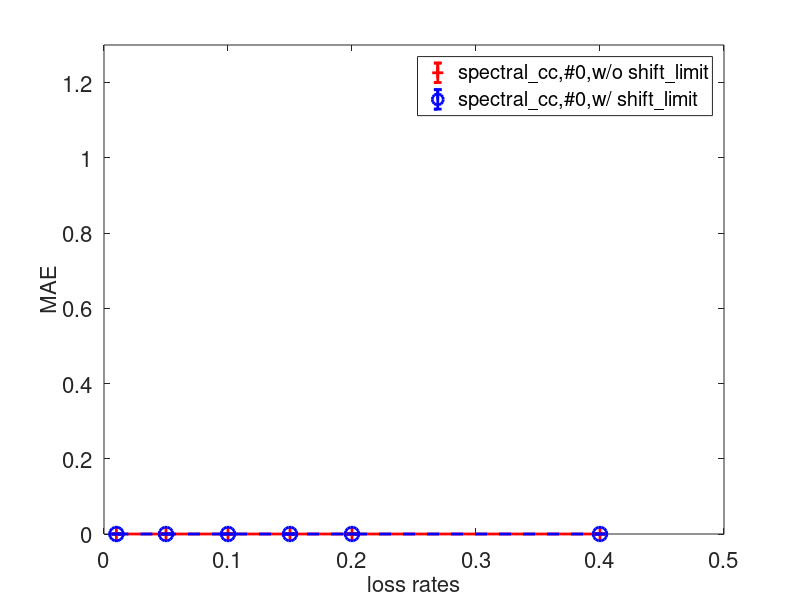
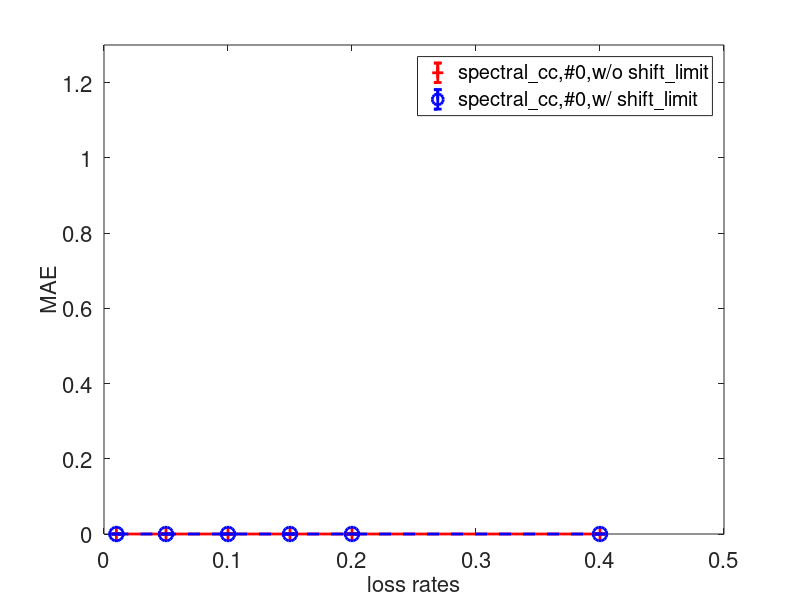
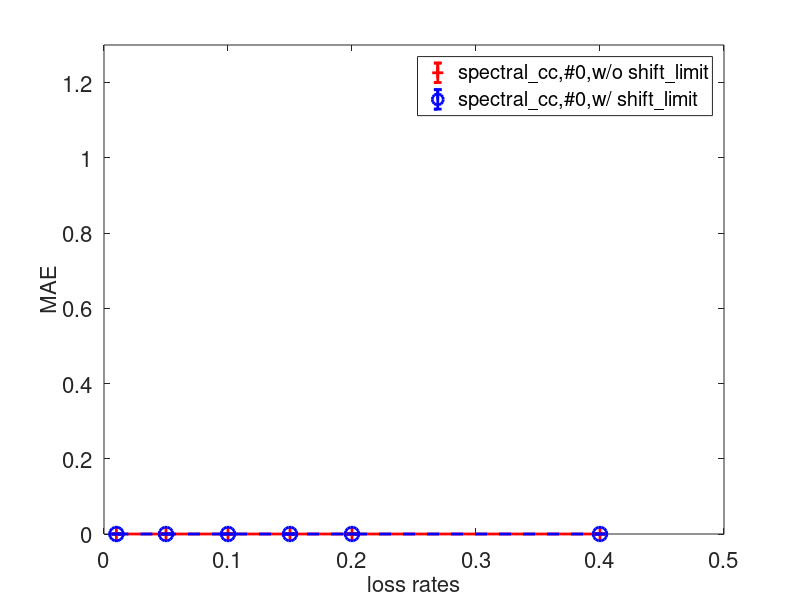
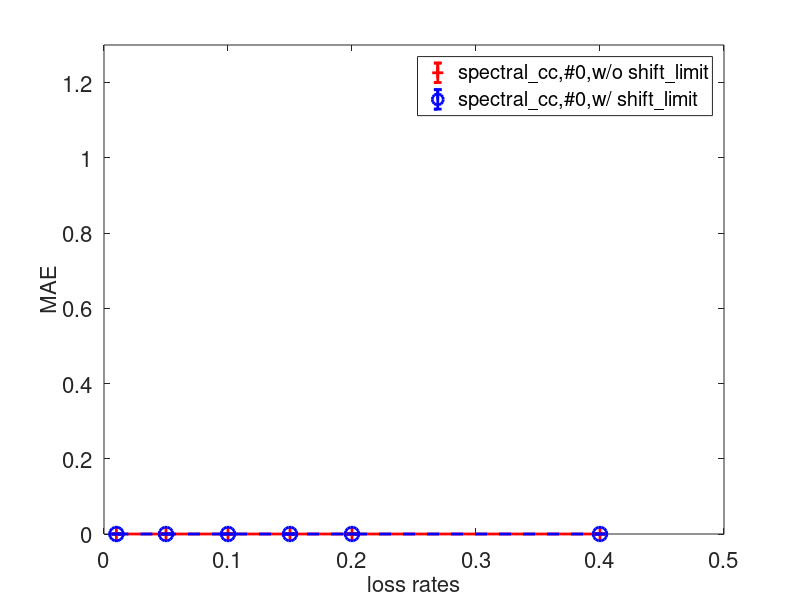

Write MATLAB code to recreate these figures, in order.
%% postcondor_warp: function description
function postcondor_missing()
    input_dir = '~/warp/condor_data/task_dtw/condor/do_missing_exp/';

    trace_names = {'abilene', 'geant', 'wifi', '3g', '1ch-csi', 'cister', 'cu', 'multi-ch-csi', 'ucsb', 'umich', 'p300', '4sq', 'blink'};

    % warp_methods = {'na' 'dtw', 'shift', 'stretch'};
    warp_methods = {'shift_limit'};
    warp_opt = 'num_seg=1';

    % cluster_methods = {'kmeans'};
    % num_clusters = [1];
    cluster_methods = {'spectral_cc'};
    num_clusters = [0];
    
    rank_seg = 1;
    rank_percnetile = 0.8;
    rank_cluster_method = 1;
    rank_opt = ['percentile=' num2str(rank_percnetile) ',num_seg=' num2str(rank_seg) ',r_method=' num2str(rank_cluster_method)];

    elem_frac  = 1;
    loss_rates = [0.01 0.05 0.1 0.15 0.2 0.4];
    elem_mode  = 'elem';
    loss_mode  = 'ind';
    burst_size = 1;

    % init_esti_methods = {'na', 'lens'};
    init_esti_methods = {'na'};
    final_esti_methods = {'lens'};

    seeds = [1 2 3 4 5];


    %% plot bar: 
    %%   x axis: warp methods, group by estimation methods
    % arrange_bar_warp_group_by_esti(input_dir, './figs_missing/', trace_names, cluster_methods, num_clusters, warp_methods, warp_opt, rank_opt, elem_frac, loss_rates, elem_mode, loss_mode, burst_size, init_esti_methods, final_esti_methods, seeds, 'bar_warp_est');

    %% plot line: 
    %%   x axis: loss rates
    %%   lines: cluster method, w/ or w/o shift
    arrange_line_clust_warp(input_dir, './figs_missing/', trace_names, cluster_methods, num_clusters, warp_methods, warp_opt, rank_opt, elem_frac, loss_rates, elem_mode, loss_mode, burst_size, init_esti_methods, final_esti_methods, seeds, 'line_clust_warp');

end


%% get_trace_opt
function [trace_opt] = get_trace_opt(trace_name)
    if strcmp(trace_name, 'p300')
        trace_opt = 'subject=1,session=1,img_idx=0';
    elseif strcmp(trace_name, '4sq')
        trace_opt = 'num_loc=100,num_rep=1,loc_type=1';
    else
        trace_opt = 'na';
    end
end


%% get_results: function description
function [warp_mae_mean, warp_mae_std, orig_mae_mean, orig_mae_std] = get_results(basename, seeds)
    cnt = 0;
    for seed = seeds
        filename = [basename '.s' num2str(seed) '.txt'];
        if exist(filename) ~= 0
            cnt = cnt + 1;
            data = load(filename);

            ret(1, cnt) = data(1);  %% w/ warp
            ret(2, cnt) = data(2);  %% w/o warp
            % ret(3, cnt) = data(3);  %% w/o warp 2
        end
    end %% end seed

    if cnt > 0
        warp_mae_mean  = mean(ret(1,:));
        warp_mae_std   = std(ret(1,:));
        orig_mae_mean  = mean(ret(2,:));
        orig_mae_std   = std(ret(2,:));
        % orig_mae_mean2 = mean(ret(3,:));
        % orig_mae_std2  = std(ret(3,:));
    else
        warp_mae_mean  = 0;
        warp_mae_std   = 0;
        orig_mae_mean  = 0;
        orig_mae_std   = 0;
        % orig_mae_mean2 = 0;
        % orig_mae_std2  = 0;
    end
end



%% ------------------------------------------
%% plot line: 
%%   x axis: loss rates
%%   lines: cluster method, w/ or w/o shift
function arrange_line_clust_warp(input_dir, output_dir, trace_names, cluster_methods, num_clusters, warp_methods, warp_opt, rank_opt, elem_frac, loss_rates, elem_mode, loss_mode, burst_size, init_esti_methods, final_esti_methods, seeds, fig_prefix)
    
    for trace_name = trace_names
        trace_name = char(trace_name);
        trace_opt = get_trace_opt(trace_name);

        for init_esti_method = init_esti_methods
            init_esti_method = char(init_esti_method);
            for final_esti_method = final_esti_methods
                final_esti_method = char(final_esti_method);

                figname = [output_dir fig_prefix '.' trace_name '.' trace_opt '.' rank_opt '.elem' num2str(elem_frac) '.' elem_mode '.' loss_mode '.' num2str(burst_size) '.' init_esti_method '.' final_esti_method];
                plot_line_clust_warp(input_dir, trace_name, trace_opt, cluster_methods, num_clusters, warp_methods, warp_opt, rank_opt, elem_frac, loss_rates, elem_mode, loss_mode, burst_size, init_esti_method, final_esti_method, seeds, figname);

            end
        end
    end
end

%% plot_warp_rank: function description
function plot_line_clust_warp(input_dir, trace_name, trace_opt, cluster_methods, num_clusters, warp_methods, warp_opt, rank_opt, elem_frac, loss_rates, elem_mode, loss_mode, burst_size, init_esti_method, final_esti_method, seeds, figname)

    fh = figure; clf;
    font_size = 16;
    colors   = {'r', 'b', [0 0.8 0], 'm', [1 0.85 0], [0 0 0.47], [0.45 0.17 0.48], 'k'};
    lines    = {'-', '--', '-.', ':'};
    markers  = {'+', 'o', '*', '.', 'x', 's', 'd', '^', '>', '<', 'p', 'h'};


    line_cnt = 0;
    for cluster_method = cluster_methods
        cluster_method = char(cluster_method);
        for num_cluster = num_clusters
            for warp_method = warp_methods
                warp_method = char(warp_method);

                line_cnt = line_cnt + 1;

                for li = 1:length(loss_rates) 
                    loss_rate = loss_rates(li);

                    basename = [input_dir trace_name '.' trace_opt '.' cluster_method '.c' num2str(num_cluster) '.' warp_method '.' warp_opt '.' rank_opt '.elem' num2str(elem_frac) '.lr' num2str(loss_rate) '.' elem_mode '.' loss_mode '.' num2str(burst_size) '.' init_esti_method '.' final_esti_method];
                    fprintf([basename '\n']);
                    [warp_mae_mean, warp_mae_std, orig_mae_mean, orig_mae_std] = get_results(basename, seeds);

                    num_compare = 2;
                    ret_mean((line_cnt-1)*num_compare+1, li) = orig_mae_mean;
                    ret_std((line_cnt-1)*num_compare+1, li)  = orig_mae_std;
                    legends{(line_cnt-1)*num_compare+1} = [cluster_method ',#' num2str(num_clusters) ',w/o ' warp_method];

                    % ret_mean((line_cnt-1)*num_compare+2, li) = orig_mae_mean2;
                    % ret_std((line_cnt-1)*num_compare+2, li)  = orig_mae_std2;
                    % legends{(line_cnt-1)*num_compare+2} = [cluster_method ',#' num2str(num_clusters) ',w/o ' warp_method ' 2'];

                    ret_mean((line_cnt-1)*num_compare+2, li) = warp_mae_mean;
                    ret_std((line_cnt-1)*num_compare+2, li)  = warp_mae_std;
                    legends{(line_cnt-1)*num_compare+2} = [cluster_method ',#' num2str(num_clusters) ',w/ ' warp_method];
                end
            end 
        end
    end


    %% line
    for li = 1:size(ret_mean, 1)
        % lh{li} = plot(loss_rates, ret(li, :));
        lh{li} = errorbar(loss_rates, ret_mean(li, :), ret_std(li, :));
        set(lh{li}, 'Color', colors{mod(li-1,length(colors))+1});
        set(lh{li}, 'LineStyle', lines{mod(li-1,length(lines))+1});
        set(lh{li}, 'LineWidth', 2);
        set(lh{li}, 'marker', markers{mod(li-1,length(markers))+1});
        set(lh{li}, 'MarkerSize', 10);
        hold on;
    end

    set(gca, 'FontSize', font_size);
    xlabel('loss rates', 'FontSize', font_size);
    ylabel('MAE', 'FontSize', font_size);

    ytics = get(gca, 'YTick');
    max_y = max(ytics) * 1.3;
    set(gca, 'YLim', [0 max_y]);
    legend(legends, 'Interpreter', 'none', 'Location', 'NorthEast');

    % set(gca, 'OuterPosition', [LEFT BOTTOM WIDTH HEIGHT]);  %% normalized value, [0 0 1 1] in default
    % set(gca, 'Position', [0.1 0.2 0.7 0.75]);

    print(fh, '-depsc', [figname '.eps']);
end
%% END plot line
%% ------------------------------------------


%% ------------------------------------------
%% plot bar: 
%%   x axis: warp methods, group by estimation methods
function arrange_bar_warp_group_by_esti(input_dir, output_dir, trace_names, cluster_methods, num_clusters, warp_methods, warp_opt, rank_opt, elem_frac, loss_rates, elem_mode, loss_mode, burst_size, init_esti_methods, final_esti_methods, seeds, fig_prefix)
    
    for loss_rate = loss_rates
        for trace_name = trace_names
            trace_name = char(trace_name);
            trace_opt = get_trace_opt(trace_name);

            for cluster_method = cluster_methods
                cluster_method = char(cluster_method);
                for num_cluster = num_clusters

                    figname = [output_dir fig_prefix '.' trace_name '.' trace_opt '.' cluster_method '.' num2str(num_cluster) '.' rank_opt '.elem' num2str(elem_frac) '.lr' num2str(loss_rate) '.' elem_mode '.' loss_mode '.' num2str(burst_size)];
                    plot_bar_warp_group_by_esti(input_dir, trace_name, trace_opt, cluster_method, num_cluster, warp_methods, warp_opt, rank_opt, elem_frac, loss_rate, elem_mode, loss_mode, burst_size, init_esti_methods, final_esti_methods, seeds, figname);

                end
            end %% end cluster method
        end
    end
end


%% plot_warp_rank: function description
function plot_bar_warp_group_by_esti(input_dir, trace_name, trace_opt, cluster_method, num_cluster, warp_methods, warp_opt, rank_opt, elem_frac, loss_rate, elem_mode, loss_mode, burst_size, init_esti_methods, final_esti_methods, seeds, figname)

    fh = figure; clf;
    font_size = 16;
    colors   = {'r', 'b', [0 0.8 0], 'm', [1 0.85 0], [0 0 0.47], [0.45 0.17 0.48], 'k'};
    lines    = {'-', '--', '-.', ':'};
    markers  = {'+', 'o', '*', '.', 'x', 's', 'd', '^', '>', '<', 'p', 'h'};


    est_meth_cnt = 0;
    for init_esti_method = init_esti_methods
        init_esti_method = char(init_esti_method);
        for final_esti_method = final_esti_methods
            final_esti_method = char(final_esti_method);

            est_meth_cnt = est_meth_cnt + 1;
            x_ticks{est_meth_cnt} = ['Before:' init_esti_method ';After:' final_esti_method];
            warp_meth_cnt = 0;

            for warp_method = warp_methods
                warp_method = char(warp_method);

                warp_meth_cnt = warp_meth_cnt + 1;

                warp_mae = 0;
                orig_mae = 0;
                cnt = 0;
                for seed = seeds
                    filename = [input_dir trace_name '.' trace_opt '.' cluster_method '.c' num2str(num_cluster) '.' warp_method '.' warp_opt '.' rank_opt '.elem' num2str(elem_frac) '.lr' num2str(loss_rate) '.' elem_mode '.' loss_mode '.' num2str(burst_size) '.' init_esti_method '.' final_esti_method '.s' num2str(seed) '.txt'];
                    if exist(filename) == 0
                        %% no such file
                        warp_mae = warp_mae + 0;
                        orig_mae = orig_mae + 0;
                    else
                        cnt = cnt + 1;
                        data = load(filename);
                        warp_mae = warp_mae + data(1);
                        orig_mae = orig_mae + data(2);
                    end
                end %% end seed

                if cnt > 0
                    warp_mae = warp_mae / cnt;
                    orig_mae = orig_mae / cnt;
                else
                    warp_mae = 0;
                    orig_mae = 0;
                end

                warp_maes(est_meth_cnt, warp_meth_cnt) = warp_mae;
                orig_maes(est_meth_cnt, warp_meth_cnt) = orig_mae;

            end %% end warp method

        end %% end final esti method
    end %% end init esti method

    orig_maes = mean(orig_maes, 2);
    
    %% bar
    bh1 = bar([orig_maes, warp_maes]);
    set(bh1, 'BarWidth', 0.6);

    set(gca, 'FontSize', font_size);
    ylabel('MAE', 'FontSize', font_size);

    set(gca, 'XTick', [1:est_meth_cnt]);
    %% rotate x tick
    set(gca, 'XTickLabel', ' ');
    ytics = get(gca, 'YTick');
    max_y = max(ytics) * 1.3;
    set(gca, 'YLim', [0 max_y]);
    y = repmat(0, length(x_ticks), 1) - max_y/50;
    fs = get(gca, 'fontsize');
    hText = text([1:est_meth_cnt], y, x_ticks, 'fontsize', fs);
    
    set(hText, 'Rotation', 0, 'HorizontalAlignment', 'left');

    legends{1} = 'orig';
    for wi = 1:length(warp_methods)
        legends{wi+1} = warp_methods{wi};
    end
    legend(legends);

    % set(gca, 'OuterPosition', [LEFT BOTTOM WIDTH HEIGHT]);  %% normalized value, [0 0 1 1] in default
    % set(gca, 'Position', [0.1 0.2 0.7 0.75]);


    print(fh, '-depsc', [figname '.eps']);
end
%% END plot bar: x axis: warp methods, group by estimation methods
%% ------------------------------------------

